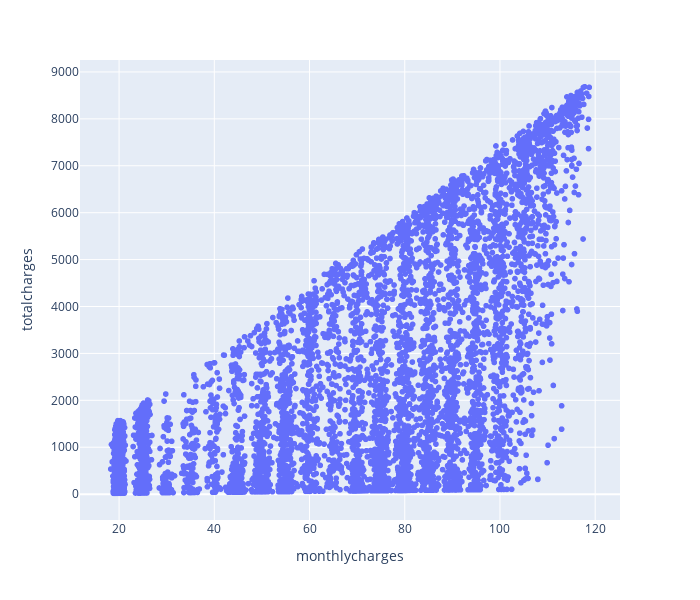

The cell this chart's notebook holds for it:
### Code cell
px.scatter(data,x = 'monthlycharges', y = 'totalcharges' , width = 700, height = 600)

### Figure 1 — Plotly figure (JSON) as saved in the notebook; plotly's stock layout.template omitted (floating-point values rounded to 4 significant figures; data arrays with more than 128 entries replaced by an {"elided": "..."} marker saying what was removed)
{"data": [{"hovertemplate": "monthlycharges=%{x}<br>totalcharges=%{y}<extra></extra>", "legendgroup": "", "marker": {"color": "#636efa", "symbol": "circle"}, "mode": "markers", "name": "", "showlegend": false, "type": "scattergl", "x": {"elided": "7032 float values"}, "xaxis": "x", "y": {"elided": "7032 float values"}, "yaxis": "y"}], "layout": {"height": 600, "legend": {"tracegroupgap": 0}, "margin": {"t": 60}, "width": 700, "xaxis": {"anchor": "y", "domain": [0, 1], "title": {"text": "monthlycharges"}}, "yaxis": {"anchor": "x", "domain": [0, 1], "title": {"text": "totalcharges"}}}}
